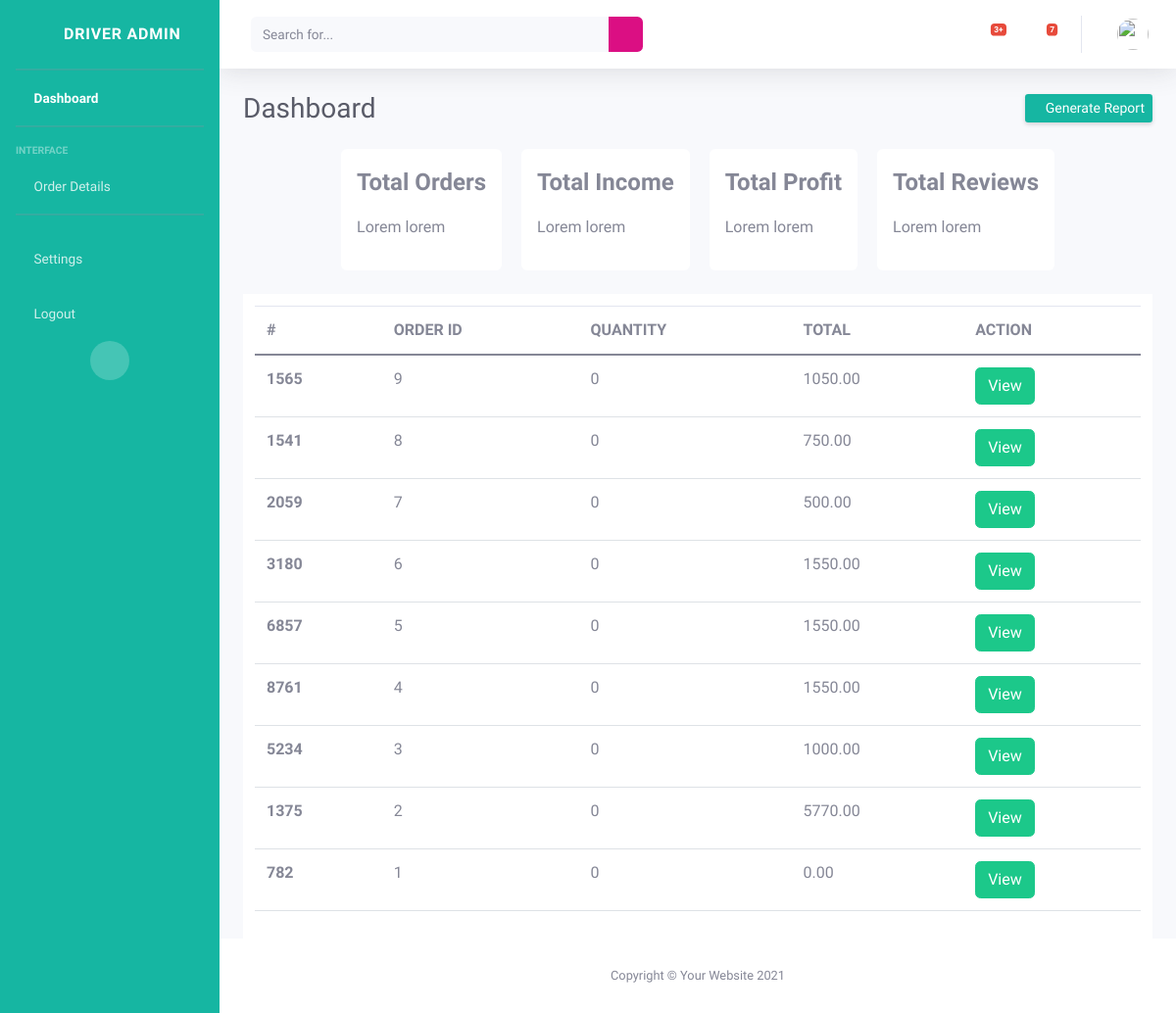
/driver/, run on the app's committed database.
### app/models.py (models this page shows, shortened)
class Order(models.Model):
    STATUS_CHOICES = (
        ("Restaurant accepted your order", "Restaurant accepted your order"),
        ("Restaurant is preparing your food", "Restaurant is preparing your food"),
        ("Driver has picked your order", "Driver has picked your order"),
        ("Delivered", "Delivered"),
        ("Cancelled", "Cancelled"),
        ("Restaurant rejected your order", "Restaurant rejected your order")
    )
    created_at = models.DateField(default=date.today)
    invoice_no = models.CharField(max_length=255, null=True, blank=True)
    user = models.ForeignKey(User, on_delete=models.CASCADE)
    vendor = models.ForeignKey(VendorProfile, on_delete=models.CASCADE)
    address = models.CharField(max_length=255)
    latitude = models.CharField(max_length=255, null=True, blank=True)
    longtitude = models.CharField(max_length=255, null=True, blank=True)
    items = models.ManyToManyField(CartItems)
    total = models.DecimalField(decimal_places=2, max_digits=10, default=0.00)
    driver = models.ForeignKey(DriverProfile, on_delete=models.DO_NOTHING, null=True, blank=True)
    add_coupon = models.CharField(max_length=255, null=True, blank=True)
    status = models.CharField(max_length=255, null=True, default="Restaurant accepted your order")
    paymentmethod = models.ForeignKey(PaymentMethod, on_delete=models.CASCADE, null=True)
    apartment_no = models.CharField(max_length=255, null=True, blank=True)
    road_no = models.CharField(max_length=255, null=True, blank=True)
    flat_no = models.CharField(max_length=255, null=True, blank=True)
    class Meta:
        ordering = ["-id"]
        verbose_name = "Order"

### driverside/views.py (the view)
# urls.py: path("", Driverpanel.as_view(), name='Driverpanel'),
class Driverpanel(View):
    template_name = "driverpanel/index.html"
    def get(self, request):
        orders = Order.objects.all()
        args = {
            "orders": orders,
        }
        return render(request, self.template_name, args)

### driverside/templates/driverpanel/index.html (shortened to what this page needs)
{% load static %}
{% include 'driverpanel/base.html' %}
<body id="page-top">
    <div id="wrapper">
        {% include 'driverpanel/sidebar.html' %}
        <div id="content-wrapper" class="d-flex flex-column">
            <div id="content">
               {% include 'panel/navbar.html' %}
                <div class="container-fluid">
                    <div class="d-sm-flex align-items-center justify-content-between mb-4">
                        <h1 class="h3 mb-0 text-gray-800">Dashboard</h1>
                        <a href="#" class="d-none d-sm-inline-block btn btn-sm btn-primary shadow-sm driver____color"><i
                                class="fas fa-download fa-sm text-white-50"></i> Generate Report</a>
                    </div>
                    <div class="driver_____card">
                        <div class="driver_____indi___card">
                            <p class="fw-bold fs-4">Total Orders</p>
                            <p>Lorem lorem</p>
                        </div>
                        <div class="driver_____indi___card">
                            <p class="fw-bold fs-4">Total Income</p>
                            <p>Lorem lorem</p>
                        </div>
                        <div class="driver_____indi___card">
                            <p class="fw-bold fs-4">Total Profit</p>
                            <p>Lorem lorem</p>
                        </div>
                        <div class="driver_____indi___card">
                            <p class="fw-bold fs-4">Total Reviews</p>
                            <p>Lorem lorem</p>
                        </div>
                    </div>
                    <div class="table-responsive main____table mt-4">
                        <table class="table">
                            <thead>
                              <tr>
                                <th scope="col">#</th>
                                <th scope="col">ORDER ID</th>
                                <th scope="col">QUANTITY</th>
                                <th scope="col">TOTAL</th>
                                <th scope="col">ACTION</th>
                              </tr>
                            </thead>
                            <tbody>
                                {% for o in orders %}
                                    <tr>
                                        <th scope="row">{{ o.invoice_no }}</th>
                                        <td>{{ o.id }}</td>
                                        <td>
                                            {{ o.items.quantity|length }}
                                        </td>
                                        <td>{{ o.total }}</td>
                                        <td>
                                            <a href="{% url 'OrderDetailView' o.id %}" class="btn btn-success">View</button>
                                        </td>
                                    </tr>
                                {% endfor %}
                            </tbody>
                          </table>
                    </div>
                </div>
            </div>
            <footer class="sticky-footer bg-white">
                <div class="container my-auto">
                    <div class="copyright text-center my-auto">
                        <span>Copyright &copy; Your Website 2021</span>
                    </div>
                </div>
            </footer>
        </div>
    </div>
</body>

### static/admin-css/azim.css (style rules this page uses)
.main____table { background-color: #fff; padding: 12px; }
.driver____color { background-color: #16b6a2 !important; border: #16b6a2 !important; background-image: none !important; }
.driver_____indi___card { background: #fff; padding: 1rem; border-radius: 6px; }
.driver_____card { display: flex; justify-content: center; align-items: center; flex-wrap: wrap; gap: 20px; }

### data on the page
Order: invoice_no "1565", id "9", items.quantity|length "0", total "1050.00"
Order: invoice_no "1541", id "8", items.quantity|length "0", total "750.00"
Order: invoice_no "2059", id "7", items.quantity|length "0", total "500.00"
Order: invoice_no "3180", id "6", items.quantity|length "0", total "1550.00"
Order: invoice_no "6857", id "5", items.quantity|length "0", total "1550.00"
Order: invoice_no "8761", id "4", items.quantity|length "0", total "1550.00"
Order: invoice_no "5234", id "3", items.quantity|length "0", total "1000.00"
Order: invoice_no "1375", id "2", items.quantity|length "0", total "5770.00"
Order: invoice_no "782", id "1", items.quantity|length "0", total "0.00"
